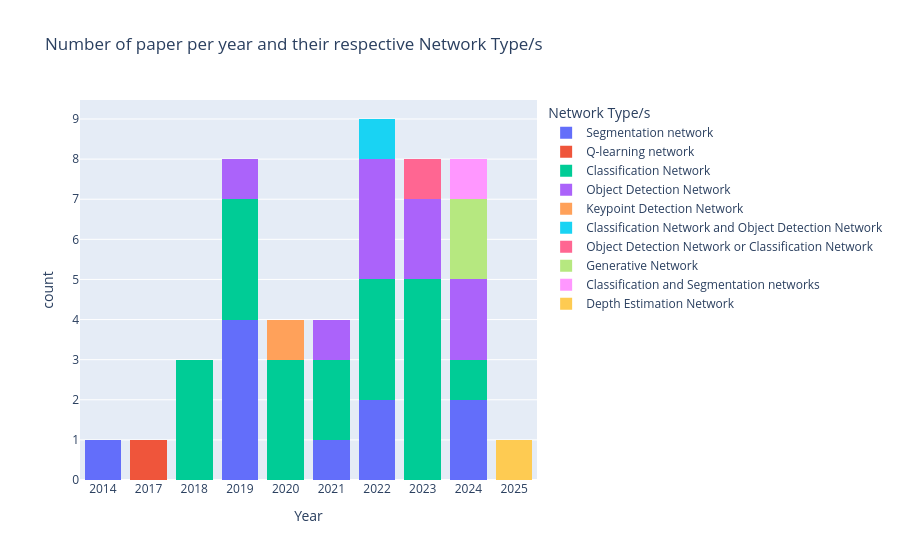
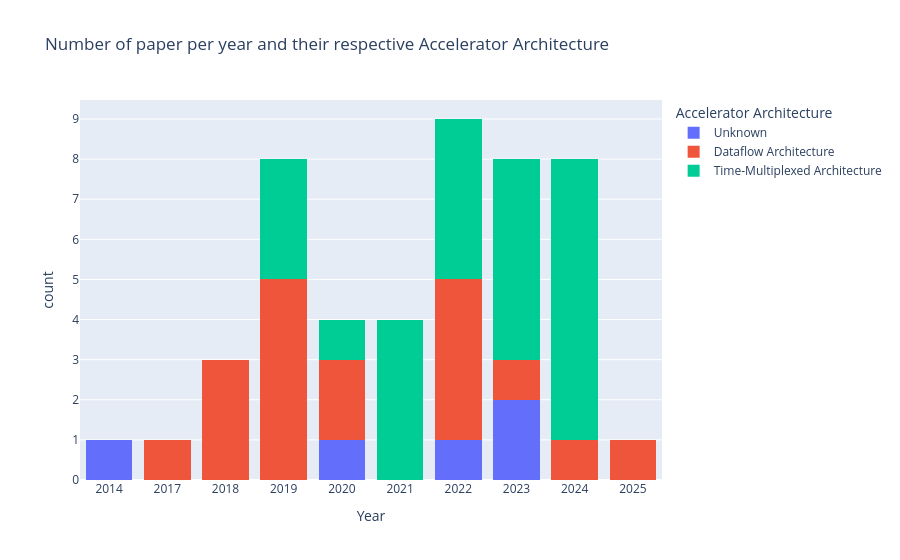

Notebook code cell kept with these figures, in order:
### Markdown cell above
## Basic graphs

### Code cell
# Function to save figures
def save_fig(fig, title):
    # Create directory if it doesn't exist
    if not os.path.exists("Images"):
        os.makedirs("Images")
    # Remove spaces and other weird characters from the title
    title = re.sub(r'[^a-zA-Z0-9]', '_', title)
    # Remove leading and trailing underscores
    title = title.strip('_')
    # Save the figure as an image
    fig.write_image(f"Images/{title}.png", width=600, height=400, scale=4)

# function to create histogram
def histogram_by_year(dataframe, sperator, title):
    year_order = ['2014','2017','2018','2019','2020','2021','2022','2023','2024','2025']
    fig = px.histogram(
        dataframe,
        x='Year',
        color=sperator,
        barmode='stack',
        title=title,
        category_orders={"Year": year_order}
    )
    fig.show()
    save_fig(fig, title)

tmp_df = research_df[['Year', 'Network Type/s']].dropna()
tmp_df['Network Type/s'] = tmp_df['Network Type/s'].str.replace('\n---1---\n', ' or ')
histogram_by_year(tmp_df, 'Network Type/s', 'Number of paper per year and their respective Network Type/s')

tmp_df = research_df[['Year', 'Accelerator Architecture']].fillna("Unknown")
histogram_by_year(tmp_df, 'Accelerator Architecture', 'Number of paper per year and their respective Accelerator Architecture')

### Figure 1 — Plotly figure (JSON) as saved in the notebook; plotly's stock layout.template omitted (floating-point values rounded to 4 significant figures)
{"data": [{"bingroup": "x", "hovertemplate": "Network Type/s=Segmentation network<br>Year=%{x}<br>count=%{y}<extra></extra>", "legendgroup": "Segmentation network", "marker": {"color": "#636efa", "pattern": {"shape": ""}}, "name": "Segmentation network", "orientation": "v", "showlegend": true, "type": "histogram", "x": ["2014", "2019", "2019", "2019", "2019", "2021", "2022", "2022", "2024", "2024"], "xaxis": "x", "yaxis": "y"}, {"bingroup": "x", "hovertemplate": "Network Type/s=Q-learning network<br>Year=%{x}<br>count=%{y}<extra></extra>", "legendgroup": "Q-learning network", "marker": {"color": "#EF553B", "pattern": {"shape": ""}}, "name": "Q-learning network", "orientation": "v", "showlegend": true, "type": "histogram", "x": ["2017"], "xaxis": "x", "yaxis": "y"}, {"bingroup": "x", "hovertemplate": "Network Type/s=Classification Network<br>Year=%{x}<br>count=%{y}<extra></extra>", "legendgroup": "Classification Network", "marker": {"color": "#00cc96", "pattern": {"shape": ""}}, "name": "Classification Network", "orientation": "v", "showlegend": true, "type": "histogram", "x": ["2018", "2018", "2018", "2019", "2019", "2019", "2020", "2020", "2020", "2021", "2021", "2022", "2022", "2022", "2023", "2023", "2023", "2023", "2023", "2024"], "xaxis": "x", "yaxis": "y"}, {"bingroup": "x", "hovertemplate": "Network Type/s=Object Detection Network<br>Year=%{x}<br>count=%{y}<extra></extra>", "legendgroup": "Object Detection Network", "marker": {"color": "#ab63fa", "pattern": {"shape": ""}}, "name": "Object Detection Network", "orientation": "v", "showlegend": true, "type": "histogram", "x": ["2019", "2021", "2022", "2022", "2022", "2023", "2023", "2024", "2024"], "xaxis": "x", "yaxis": "y"}, {"bingroup": "x", "hovertemplate": "Network Type/s=Keypoint Detection Network<br>Year=%{x}<br>count=%{y}<extra></extra>", "legendgroup": "Keypoint Detection Network", "marker": {"color": "#FFA15A", "pattern": {"shape": ""}}, "name": "Keypoint Detection Network", "orientation": "v", "showlegend": true, "type": "histogram", "x": ["2020"], "xaxis": "x", "yaxis": "y"}, {"bingroup": "x", "hovertemplate": "Network Type/s=Classification Network and Object Detection Network<br>Year=%{x}<br>count=%{y}<extra></extra>", "legendgroup": "Classification Network and Object Detection Network", "marker": {"color": "#19d3f3", "pattern": {"shape": ""}}, "name": "Classification Network and Object Detection Network", "orientation": "v", "showlegend": true, "type": "histogram", "x": ["2022"], "xaxis": "x", "yaxis": "y"}, {"bingroup": "x", "hovertemplate": "Network Type/s=Object Detection Network or Classification Network<br>Year=%{x}<br>count=%{y}<extra></extra>", "legendgroup": "Object Detection Network or Classification Network", "marker": {"color": "#FF6692", "pattern": {"shape": ""}}, "name": "Object Detection Network or Classification Network", "orientation": "v", "showlegend": true, "type": "histogram", "x": ["2023"], "xaxis": "x", "yaxis": "y"}, {"bingroup": "x", "hovertemplate": "Network Type/s=Generative Network<br>Year=%{x}<br>count=%{y}<extra></extra>", "legendgroup": "Generative Network", "marker": {"color": "#B6E880", "pattern": {"shape": ""}}, "name": "Generative Network", "orientation": "v", "showlegend": true, "type": "histogram", "x": ["2024", "2024"], "xaxis": "x", "yaxis": "y"}, {"bingroup": "x", "hovertemplate": "Network Type/s=Classification and Segmentation networks<br>Year=%{x}<br>count=%{y}<extra></extra>", "legendgroup": "Classification and Segmentation networks", "marker": {"color": "#FF97FF", "pattern": {"shape": ""}}, "name": "Classification and Segmentation networks", "orientation": "v", "showlegend": true, "type": "histogram", "x": ["2024"], "xaxis": "x", "yaxis": "y"}, {"bingroup": "x", "hovertemplate": "Network Type/s=Depth Estimation Network<br>Year=%{x}<br>count=%{y}<extra></extra>", "legendgroup": "Depth Estimation Network", "marker": {"color": "#FECB52", "pattern": {"shape": ""}}, "name": "Depth Estimation Network", "orientation": "v", "showlegend": true, "type": "histogram", "x": ["2025"], "xaxis": "x", "yaxis": "y"}], "layout": {"barmode": "stack", "legend": {"title": {"text": "Network Type/s"}, "tracegroupgap": 0}, "title": {"text": "Number of paper per year and their respective Network Type/s"}, "xaxis": {"anchor": "y", "categoryarray": ["2014", "2017", "2018", "2019", "2020", "2021", "2022", "2023", "2024", "2025"], "categoryorder": "array", "domain": [0, 1], "title": {"text": "Year"}}, "yaxis": {"anchor": "x", "domain": [0, 1], "title": {"text": "count"}}}}

### Figure 2 — Plotly figure (JSON) as saved in the notebook; plotly's stock layout.template omitted (floating-point values rounded to 4 significant figures)
{"data": [{"bingroup": "x", "hovertemplate": "Accelerator Architecture=Unknown<br>Year=%{x}<br>count=%{y}<extra></extra>", "legendgroup": "Unknown", "marker": {"color": "#636efa", "pattern": {"shape": ""}}, "name": "Unknown", "orientation": "v", "showlegend": true, "type": "histogram", "x": ["2014", "2020", "2022", "2023", "2023"], "xaxis": "x", "yaxis": "y"}, {"bingroup": "x", "hovertemplate": "Accelerator Architecture=Dataflow Architecture<br>Year=%{x}<br>count=%{y}<extra></extra>", "legendgroup": "Dataflow Architecture", "marker": {"color": "#EF553B", "pattern": {"shape": ""}}, "name": "Dataflow Architecture", "orientation": "v", "showlegend": true, "type": "histogram", "x": ["2017", "2018", "2018", "2018", "2019", "2019", "2019", "2019", "2019", "2020", "2020", "2022", "2022", "2022", "2022", "2023", "2024", "2025"], "xaxis": "x", "yaxis": "y"}, {"bingroup": "x", "hovertemplate": "Accelerator Architecture=Time-Multiplexed Architecture<br>Year=%{x}<br>count=%{y}<extra></extra>", "legendgroup": "Time-Multiplexed Architecture", "marker": {"color": "#00cc96", "pattern": {"shape": ""}}, "name": "Time-Multiplexed Architecture", "orientation": "v", "showlegend": true, "type": "histogram", "x": ["2019", "2019", "2019", "2020", "2021", "2021", "2021", "2021", "2022", "2022", "2022", "2022", "2023", "2023", "2023", "2023", "2023", "2024", "2024", "2024", "2024", "2024", "2024", "2024"], "xaxis": "x", "yaxis": "y"}], "layout": {"barmode": "stack", "legend": {"title": {"text": "Accelerator Architecture"}, "tracegroupgap": 0}, "title": {"text": "Number of paper per year and their respective Accelerator Architecture"}, "xaxis": {"anchor": "y", "categoryarray": ["2014", "2017", "2018", "2019", "2020", "2021", "2022", "2023", "2024", "2025"], "categoryorder": "array", "domain": [0, 1], "title": {"text": "Year"}}, "yaxis": {"anchor": "x", "domain": [0, 1], "title": {"text": "count"}}}}
